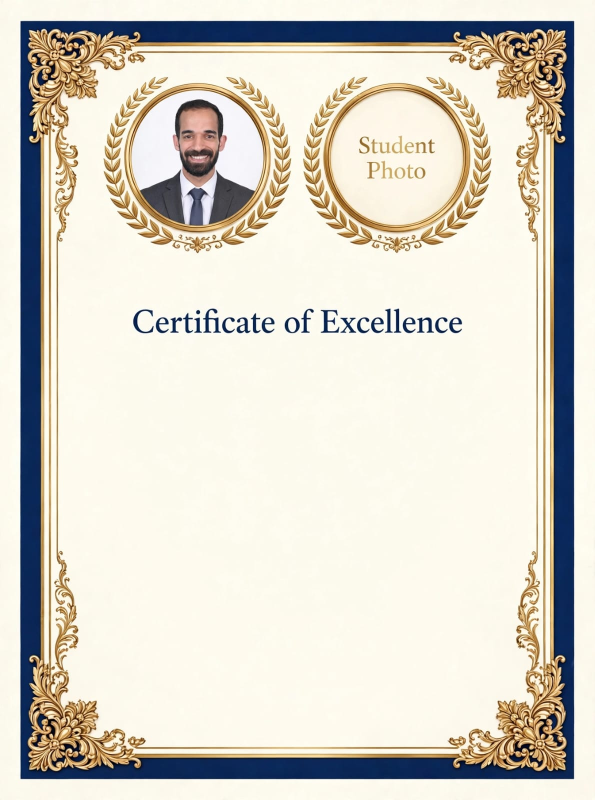
#> input picture WhatsApp Image 1448-05-28 at 11.26.27.jpeg, 1189 x 1600 px (shown at 1/2 size)
$ python -i prepare-app-icons.py   (imports and definitions only)
#> lines starting #> are read from the running program, lines starting #| are printed output that depends on the picture
#!/usr/bin/env python3
"""Prepare official EngliMensh-Egypt launcher/PWA icons from the owner's exact GitHub attachment."""
from __future__ import annotations

import argparse
import io
import time
import urllib.error
import urllib.request
from pathlib import Path

from PIL import Image

SOURCE_URL = "https://github.com/user-attachments/assets/1ca26e40-e568-42ff-84fa-c83369991f31"
ROOT = Path(__file__).resolve().parents[1]
PUBLIC_ICONS = ROOT / "public" / "icons"
SOURCE_PATH = PUBLIC_ICONS / "englimensh-icon-source.jpg"


# [59 lines left out: functions download_source, save_web_icons, not called in this run]


def save_android_icons(source: Image.Image) -> None:
    res = ROOT / "android" / "app" / "src" / "main" / "res"
    if not (res / "mipmap-mdpi").exists():
        raise RuntimeError("Android project resources were not generated before icon preparation.")

    density_sizes = {
        "mipmap-mdpi": 48,
        "mipmap-hdpi": 72,
        "mipmap-xhdpi": 96,
        "mipmap-xxhdpi": 144,
        "mipmap-xxxhdpi": 192,
    }
    for folder, size in density_sizes.items():
        out_dir = res / folder
        out_dir.mkdir(parents=True, exist_ok=True)
        icon = source.resize((size, size), Image.Resampling.LANCZOS)
        icon.save(out_dir / "ic_launcher.png", format="PNG", optimize=True)
        icon.save(out_dir / "ic_launcher_round.png", format="PNG", optimize=True)

    # Keep the entire selected artwork inside the adaptive-icon safe zone.
    foreground_dir = res / "drawable-nodpi"
    foreground_dir.mkdir(parents=True, exist_ok=True)
    foreground = Image.new("RGBA", (432, 432), (0, 0, 0, 0))
    art = source.resize((288, 288), Image.Resampling.LANCZOS).convert("RGBA")
    foreground.alpha_composite(art, ((432 - 288) // 2, (432 - 288) // 2))
    foreground.save(foreground_dir / "ic_launcher_foreground.png", format="PNG", optimize=True)

    values_dir = res / "values"
    values_dir.mkdir(parents=True, exist_ok=True)
    (values_dir / "ic_launcher_background.xml").write_text(
        '<?xml version="1.0" encoding="utf-8"?>\n'
        '<resources><color name="ic_launcher_background">#071D49</color></resources>\n',
        encoding="utf-8",
    )

    adaptive_dir = res / "mipmap-anydpi-v26"
    adaptive_dir.mkdir(parents=True, exist_ok=True)
    adaptive_xml = (
        '<?xml version="1.0" encoding="utf-8"?>\n'
        '<adaptive-icon xmlns:android="http://schemas.android.com/apk/res/android">\n'
        '    <background android:drawable="@color/ic_launcher_background" />\n'
        '    <foreground android:drawable="@drawable/ic_launcher_foreground" />\n'
        '</adaptive-icon>\n'
    )
    (adaptive_dir / "ic_launcher.xml").write_text(adaptive_xml, encoding="utf-8")
    (adaptive_dir / "ic_launcher_round.xml").write_text(adaptive_xml, encoding="utf-8")


# [13 lines left out: function main, not called in this run]


# [2 lines not run here, left out]

>>> import cv2
>>> picture = cv2.imread('../WhatsApp Image 1448-05-28 at 11.26.27.jpeg', cv2.IMREAD_GRAYSCALE)
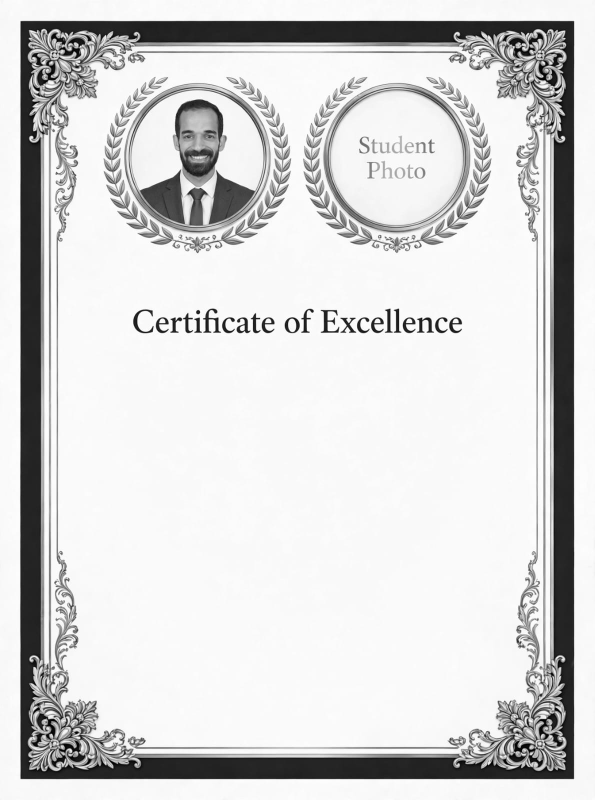
#> picture: shape (1600, 1189) (shown at 1/2 size); min 0, max 255, mean 213.6
#> (the run stopped early here; a loop or call above may not have finished)

$ run again, on src/assets/images/p1u1_politeness_activity_1794040261393.jpg
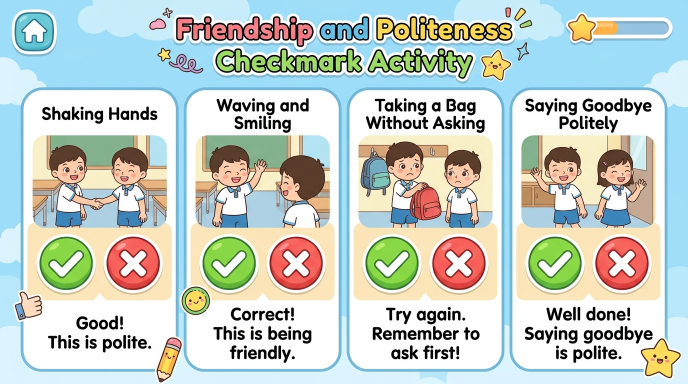
#> input picture src/assets/images/p1u1_politeness_activity_1794040261393.jpg, 1376 x 768 px (shown at 1/2 size)
#> `picture = cv2.imread('../WhatsApp Image 1448-05-28 at 11.26.27.jpeg', ..`:
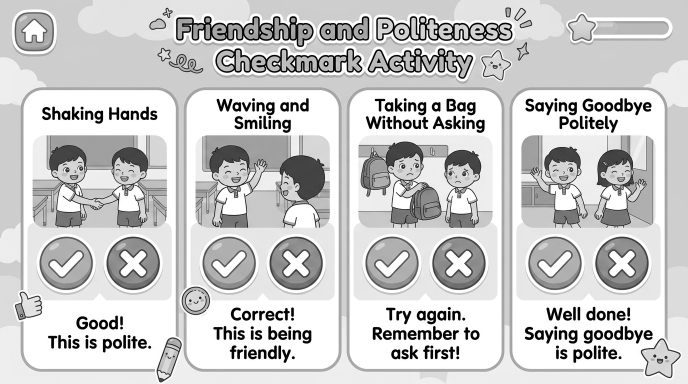
#> picture: shape (768, 1376) (shown at 1/2 size); min 0, max 255, mean 201.7

$ run again, on src/assets/images/p1u1_reading_dialogue_1794040434668.jpg
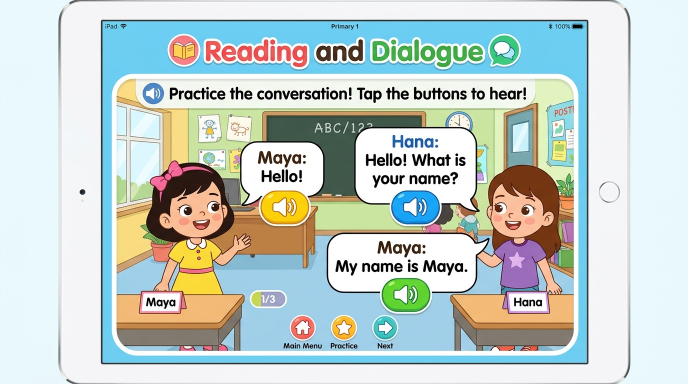
#> input picture src/assets/images/p1u1_reading_dialogue_1794040434668.jpg, 1376 x 768 px (shown at 1/2 size)
#> `picture = cv2.imread('../WhatsApp Image 1448-05-28 at 11.26.27.jpeg', ..`:
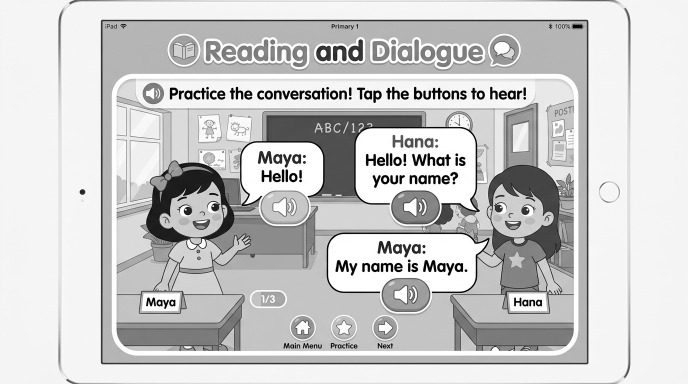
#> picture: shape (768, 1376) (shown at 1/2 size); min 0, max 255, mean 202.9
